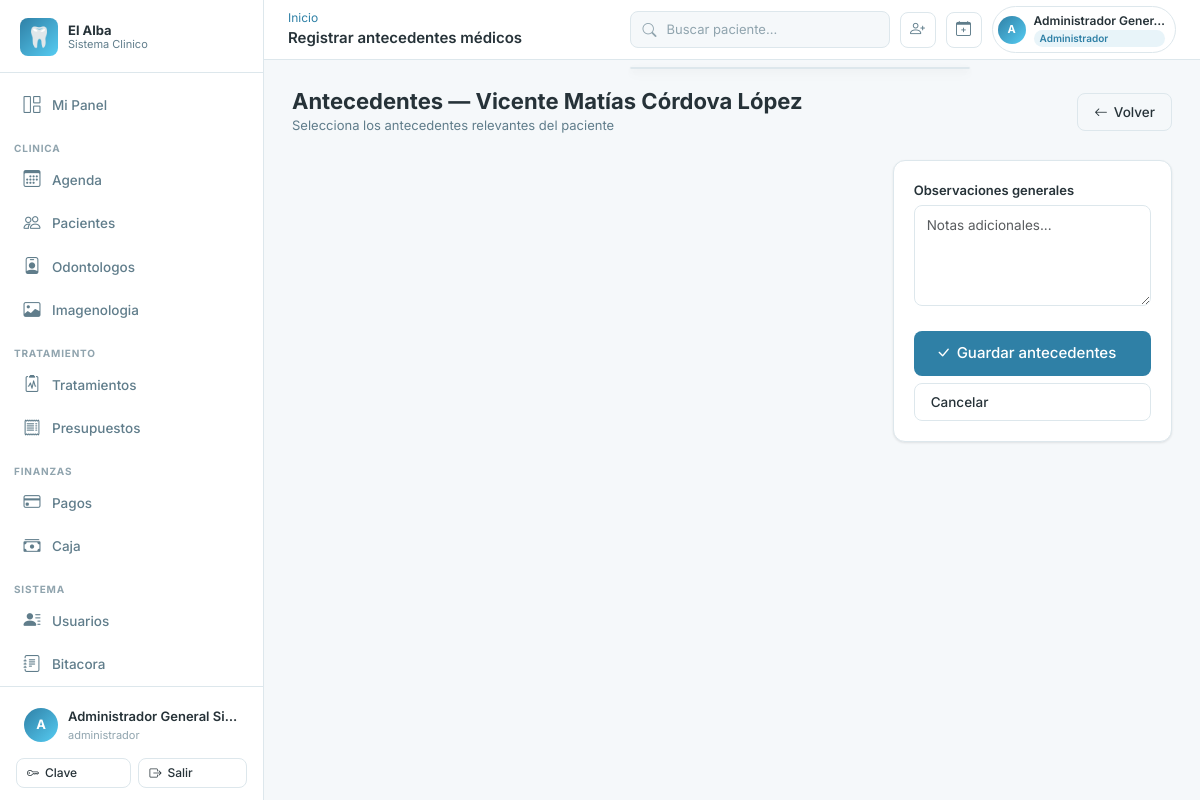
/antecedentes/paciente/1/nuevo/ (signed in), run on the app's committed database.
### apps/accounts/models.py (models this page shows, shortened)
class Usuario(AbstractBaseUser):
    ESTADO_ACTIVO = "activo"
    ESTADO_INACTIVO = "inactivo"
    ESTADO_BLOQUEADO = "bloqueado"
    ESTADO_CHOICES = [
        (ESTADO_ACTIVO, "Activo"),
        (ESTADO_INACTIVO, "Inactivo"),
        (ESTADO_BLOQUEADO, "Bloqueado"),
    ]
    id_usuario = models.AutoField(primary_key=True)
    id_persona = models.OneToOneField(
        "personas.Persona",
        db_column="id_persona",
        on_delete=models.RESTRICT,
        related_name="usuario",
    )
    username = models.CharField(max_length=50, unique=True)
    password_hash = models.CharField(max_length=255)
    estado_acceso = models.CharField(
        max_length=20, choices=ESTADO_CHOICES, default=ESTADO_ACTIVO
    )
    ultimo_acceso = models.DateTimeField(null=True, blank=True)
    fecha_creacion = models.DateTimeField(default=timezone.now)
    fecha_actualizacion = models.DateTimeField(auto_now=True)
    is_staff = models.BooleanField(default=False)
    is_superuser = models.BooleanField(default=False)
    PASSWORD_FIELD = "password_hash"
    USERNAME_FIELD = "username"
    REQUIRED_FIELDS = []
    objects = UsuarioManager()
    class Meta:
        db_table = "usuarios"
        verbose_name = "Usuario"
        verbose_name_plural = "Usuarios"
        permissions = [
            ("disable_usuario", "Puede inhabilitar usuario"),
            ("reactivate_usuario", "Puede reactivar usuario"),
            ("reset_password_usuario", "Puede resetear password de usuario"),
        ]
    def has_perm(self, perm, obj=None):
        if self.is_superuser:
            return True
    def has_perms(self, perm_list, obj=None):
        if not isinstance(perm_list, (list, tuple)):
            perm_list = [perm_list]
        return all(self.has_perm(perm, obj) for perm in perm_list)
    def tiene_rol(self, *roles: str) -> bool:
        if self.is_superuser:
            return True
    @property
    def password(self):
        return self.password_hash
    @password.setter
    def password(self, value):
        self.password_hash = value
    @property
    def nombre_completo(self):
        try:
            return self.id_persona.nombre_completo
        except Exception:
            return self.username

### apps/personas/models.py (models this page shows, shortened)
class Persona(models.Model):
    ESTADO_ACTIVO = "activo"
    ESTADO_INACTIVO = "inactivo"
    ESTADO_CHOICES = [
        (ESTADO_ACTIVO, "Activo"),
        (ESTADO_INACTIVO, "Inactivo"),
    ]
    id_persona = models.AutoField(primary_key=True)
    rut = models.CharField(max_length=12, unique=True)
    nombres = models.CharField(max_length=80)
    apellido_paterno = models.CharField(max_length=50)
    apellido_materno = models.CharField(max_length=50, null=True, blank=True)
    fecha_nacimiento = models.DateField(null=True, blank=True)
    id_sexo = models.ForeignKey(
        Sexo,
        db_column="id_sexo",
        on_delete=models.RESTRICT,
        null=True,
        blank=True,
        related_name="personas",
    )
    correo = models.CharField(max_length=120, unique=True, null=True, blank=True)
    telefono = models.CharField(max_length=20, null=True, blank=True)
    direccion = models.CharField(max_length=150, null=True, blank=True)
    comuna = models.CharField(max_length=80, null=True, blank=True)
    ciudad = models.CharField(max_length=80, null=True, blank=True)
    estado_persona = models.CharField(
        max_length=20, choices=ESTADO_CHOICES, default=ESTADO_ACTIVO
    )
    fecha_creacion = models.DateTimeField(default=timezone.now)
    fecha_actualizacion = models.DateTimeField(auto_now=True)
    class Meta:
        db_table = "personas"
        verbose_name = "Persona"
        verbose_name_plural = "Personas"
        indexes = [
            models.Index(fields=["rut"], name="idx_personas_rut"),
            models.Index(fields=["id_sexo"], name="idx_personas_id_sexo"),
        ]
    @property
    def nombre_completo(self) -> str:
        partes = [self.nombres, self.apellido_paterno]
        if self.apellido_materno:
            partes.append(self.apellido_materno)
        return " ".join(partes)

### apps/pacientes/models.py (models this page shows, shortened)
class Paciente(InhabilitableModel, AuditableModel):
    id_paciente = models.AutoField(primary_key=True)
    id_persona = models.OneToOneField(
        "personas.Persona",
        db_column="id_persona",
        on_delete=models.RESTRICT,
        related_name="paciente",
    )
    contacto_emergencia_nombre = models.CharField(max_length=120, null=True, blank=True)
    contacto_emergencia_telefono = models.CharField(max_length=20, null=True, blank=True)
    observaciones_administrativas = models.TextField(null=True, blank=True)
    fecha_registro = models.DateTimeField(default=timezone.now)
    class Meta:
        db_table = "pacientes"
        verbose_name = "Paciente"
        verbose_name_plural = "Pacientes"
        permissions = [
            ("disable_paciente", "Puede inhabilitar paciente"),
            ("reactivate_paciente", "Puede reactivar paciente"),
        ]
        indexes = [
            models.Index(fields=["id_persona"], name="idx_pacientes_persona"),
        ]
    @property
    def nombre_completo(self):
        return self.id_persona.nombre_completo

### apps/antecedentes/views.py (the view, shortened to what this page needs)
# urls.py: path("paciente/<int:paciente_id>/nuevo/", views.RegistrarAntecedentesView.as_view(), name="registrar"),
class RegistrarAntecedentesView(PermisoRequeridoMixin, View):
    permission_required = "antecedentes.add_registroantecedentesmedicos"
    template_name = "antecedentes/registro_form.html"
    def get(self, request, paciente_id):
        paciente = get_object_or_404(Paciente.objects.select_related("id_persona"), pk=paciente_id)
        catalogo = CatalogoAntecedente.objects.filter(estado_antecedente="activo").order_by("tipo_antecedente", "nombre")
        return render(request, self.template_name, {
            "paciente": paciente,
            "catalogo": catalogo,
        })

### apps/core/context_processors.py (called while the page is built)
def clinica_context(request):
    ctx = {
        "CLINICA_NOMBRE": settings.CLINICA_NOMBRE,
        "CLINICA_RUT": settings.CLINICA_RUT,
        "CLINICA_DIRECCION": settings.CLINICA_DIRECCION,
        "CLINICA_TELEFONO": settings.CLINICA_TELEFONO,
        "CLINICA_EMAIL": settings.CLINICA_EMAIL,
    }
    if request.user.is_authenticated:
        ctx["usuario_roles"] = list(
            request.user.usuario_roles.filter(rol__estado_rol="activo")
            .values_list("rol__nombre", flat=True)
        )
        try:
            from apps.caja.models import Caja
            ctx["caja_usuario"] = Caja.objects.filter(
                id_usuario_apertura=request.user,
                estado_caja="abierta",
            ).first()
        except Exception:
            ctx["caja_usuario"] = None
    return ctx

### apps/core/templatetags/core_tags.py (called while the page is built)
@register.filter(name='user_tiene_rol')
def user_tiene_rol(user, roles_str):
    if not user or not user.is_authenticated:
        return False
    roles = [r.strip() for r in roles_str.split(',')]
    if hasattr(user, 'tiene_rol'):
        return user.tiene_rol(*roles)
    return False

### templates/antecedentes/registro_form.html (shortened to what this page needs)
{% extends 'base.html' %}
{% block topbar_title %}Registrar antecedentes médicos{% endblock %}
{% block content %}
<div class="page-header">
  <div>
    <h1 class="page-title">Antecedentes — {{ paciente.nombre_completo }}</h1>
    <p class="page-subtitle">Selecciona los antecedentes relevantes del paciente</p>
  </div>
  <a href="{% url 'antecedentes:lista' paciente.id_paciente %}" class="btn btn-outline"><i class="bi bi-arrow-left"></i> Volver</a>
</div>
<form method="post">
  <div class="row g-4">
    <div class="col-lg-8">
      {% regroup catalogo by get_tipo_antecedente_display as grupos %}
    </div>
    <div class="col-lg-4">
      <div class="card" style="position:sticky;top:80px;">
        <div class="card-body d-grid gap-2">
          <div class="form-group">
            <label class="form-label">Observaciones generales</label>
            <textarea name="observaciones_generales" class="form-control" rows="4" placeholder="Notas adicionales..."></textarea>
          </div>
          <button type="submit" class="btn btn-primary btn-lg"><i class="bi bi-check-lg"></i> Guardar antecedentes</button>
          <a href="{% url 'antecedentes:lista' paciente.id_paciente %}" class="btn btn-outline">Cancelar</a>
        </div>
      </div>
    </div>
  </div>
</form>
{% endblock %}

### templates/base.html (shortened to what this page needs)
{% load static core_tags %}
<!DOCTYPE html>
<html lang="es">
<head>
  <link rel="stylesheet" href="https://cdn.jsdelivr.net/npm/bootstrap-icons@1.11.3/font/bootstrap-icons.min.css">
  <link href="https://cdn.jsdelivr.net/npm/bootstrap@5.3.3/dist/css/bootstrap.min.css" rel="stylesheet">
  <link rel="stylesheet" href="{% static 'css/main.css' %}">
</head>
<body>
<div class="app-wrapper">
  <aside class="sidebar" id="sidebar" role="navigation" aria-label="Menu principal">
    <div class="sidebar-logo">
      <div class="sidebar-logo-icon" aria-hidden="true">&#x1F9B7;</div>
      <div class="sidebar-logo-text">
        El Alba
        <small>Sistema Clinico</small>
      </div>
    </div>
    <nav class="sidebar-nav">
      <a href="{% url 'dashboard:index' %}" class="sidebar-link" id="nav-dashboard">
        <span class="nav-icon"><i class="bi bi-grid-1x2" aria-hidden="true"></i></span>
        {% if request.user|user_tiene_rol:'odontologo' %}Mi Panel{% elif request.user|user_tiene_rol:'recepcionista,administrativo' %}Recepcion{% else %}Dashboard{% endif %}
      </a>
      {% if request.user|user_tiene_rol:'administrador,director,director_clinico' %}
      <div class="sidebar-section">Clinica</div>
      <a href="{% url 'agenda:calendario' %}" class="sidebar-link" id="nav-agenda"><span class="nav-icon"><i class="bi bi-calendar3" aria-hidden="true"></i></span>Agenda</a>
      <a href="{% url 'pacientes:lista' %}" class="sidebar-link" id="nav-pacientes"><span class="nav-icon"><i class="bi bi-people" aria-hidden="true"></i></span>Pacientes</a>
      <a href="{% url 'odontologos:lista' %}" class="sidebar-link" id="nav-odontologos"><span class="nav-icon"><i class="bi bi-person-badge" aria-hidden="true"></i></span>Odontologos</a>
      <a href="{% url 'imagenologia:lista' %}" class="sidebar-link" id="nav-imagenologia"><span class="nav-icon"><i class="bi bi-image" aria-hidden="true"></i></span>Imagenologia</a>
      <div class="sidebar-section">Tratamiento</div>
      <a href="{% url 'tratamientos:lista' %}" class="sidebar-link" id="nav-tratamientos"><span class="nav-icon"><i class="bi bi-clipboard2-pulse" aria-hidden="true"></i></span>Tratamientos</a>
      <a href="{% url 'presupuestos:lista' %}" class="sidebar-link" id="nav-presupuestos"><span class="nav-icon"><i class="bi bi-receipt" aria-hidden="true"></i></span>Presupuestos</a>
      <div class="sidebar-section">Finanzas</div>
      <a href="{% url 'pagos:lista' %}" class="sidebar-link" id="nav-pagos"><span class="nav-icon"><i class="bi bi-credit-card" aria-hidden="true"></i></span>Pagos</a>
      <a href="{% url 'caja:lista' %}" class="sidebar-link" id="nav-caja"><span class="nav-icon"><i class="bi bi-cash-stack" aria-hidden="true"></i></span>Caja</a>
      <div class="sidebar-section">Sistema</div>
      <a href="{% url 'personas:lista' %}" class="sidebar-link" id="nav-personas"><span class="nav-icon"><i class="bi bi-person-lines-fill" aria-hidden="true"></i></span>Usuarios</a>
      <a href="{% url 'auditoria:lista' %}" class="sidebar-link" id="nav-auditoria"><span class="nav-icon"><i class="bi bi-journal-text" aria-hidden="true"></i></span>Bitacora</a>
      {% else %}
      <a href="{% url 'pacientes:lista' %}" class="sidebar-link"><span class="nav-icon"><i class="bi bi-people" aria-hidden="true"></i></span>Pacientes</a>
      <a href="{% url 'agenda:calendario' %}" class="sidebar-link"><span class="nav-icon"><i class="bi bi-calendar3" aria-hidden="true"></i></span>Agenda</a>
      {% endif %}
    </nav>
    <div class="sidebar-footer">
      <div class="sidebar-user" role="button" tabindex="0" aria-label="Opciones de usuario">
        <div class="sidebar-user-avatar" aria-hidden="true">{{ request.user.username|first|upper }}</div>
        <div class="sidebar-user-info">
          <div class="sidebar-user-name">{{ request.user.nombre_completo }}</div>
          <div class="sidebar-user-role">
            {% for rol in usuario_roles %}{{ rol }}{% if not forloop.last %}, {% endif %}{% endfor %}
          </div>
        </div>
      </div>
      <div class="mt-2 d-flex gap-2">
        <a href="{% url 'accounts:cambiar_password' %}" class="btn btn-outline btn-sm flex-fill">
          <i class="bi bi-key" aria-hidden="true"></i> Clave
        </a>
        <form method="post" action="{% url 'accounts:logout' %}" class="flex-fill">
          <button type="submit" class="btn btn-outline btn-sm w-100">
            <i class="bi bi-box-arrow-right" aria-hidden="true"></i> Salir
          </button>
        </form>
      </div>
    </div>
  </aside>
  <div class="main-content">
    <header class="topbar" role="banner">
      <div class="topbar-left">
        <div>
          <nav aria-label="Ruta actual" class="breadcrumb mb-0 d-none d-md-flex">
            {% block breadcrumb %}<a href="{% url 'dashboard:index' %}">Inicio</a>{% endblock %}
          </nav>
          <span class="topbar-title">{% block topbar_title %}Panel{% endblock %}</span>
        </div>
      </div>
      <div class="topbar-actions">
        <div class="position-relative">
          <div class="search-box" role="search">
            <i class="bi bi-search" style="color:var(--color-texto-muy-suave);flex-shrink:0;" aria-hidden="true"></i>
            <input
              type="search"
              placeholder="Buscar paciente..."
              hx-get="{% url 'pacientes:buscar_htmx' %}"
              hx-trigger="input changed delay:300ms, search"
              hx-target="#resultados-busqueda-global"
              name="q"
              autocomplete="off"
              id="busqueda-global"
              aria-label="Buscador universal"
              aria-autocomplete="list"
              aria-controls="resultados-busqueda-global"
            >
          </div>
          <div id="resultados-busqueda-global" class="search-results-dropdown" role="listbox" aria-label="Resultados de busqueda"></div>
        </div>
        {% if request.user|user_tiene_rol:'administrador,recepcionista,administrativo,director' %}
        <a href="{% url 'pacientes:crear' %}" class="topbar-icon-btn d-none d-lg-flex" title="Nuevo paciente" aria-label="Nuevo paciente">
          <i class="bi bi-person-plus" aria-hidden="true"></i>
        </a>
        <a href="{% url 'agenda:crear_cita' %}" class="topbar-icon-btn d-none d-lg-flex" title="Nueva cita" aria-label="Nueva cita">
          <i class="bi bi-calendar-plus" aria-hidden="true"></i>
        </a>
        {% endif %}
        <div class="topbar-user-chip" id="topbar-user-menu" role="button" tabindex="0" aria-label="Menu de usuario">
          <div class="topbar-user-avatar" aria-hidden="true">{{ request.user.username|first|upper }}</div>
          <div class="d-none d-md-block">
            <div class="topbar-user-name">{{ request.user.nombre_completo|truncatechars:20 }}</div>
            {% for rol in usuario_roles|slice:":1" %}
            <div class="topbar-role-chip">{{ rol }}</div>
            {% endfor %}
          </div>
        </div>
      </div>
    </header>
    <main class="page-content" id="main-content" tabindex="-1">
      {% block content %}{% endblock %}
    </main>
  </div>
</div>
</body>
</html>

### data on the page
Usuario: user.username|first "A", user.nombre_completo "Administrador General Si…", user.nombre_completo "Administrador Gener…"
Paciente: nombre_completo "Vicente Matías Córdova López"

### other printed values
{{ rol }} "administrador"
{{ rol }} "Administrador"
